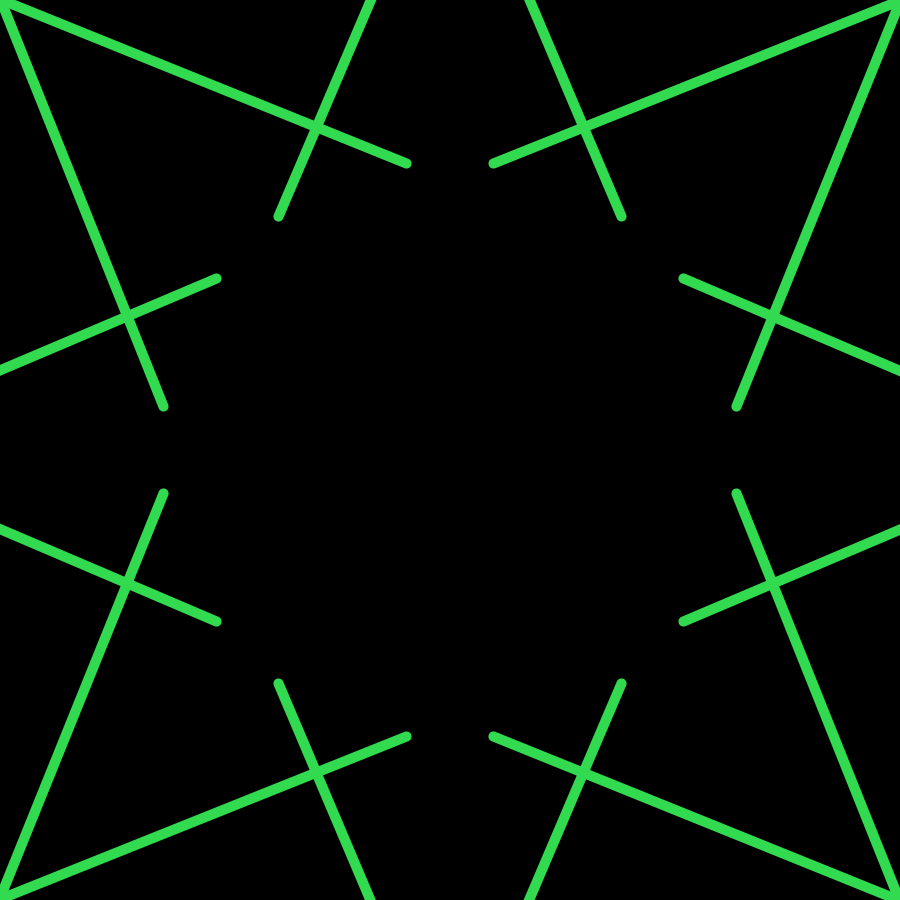
Frame 1 (no input)
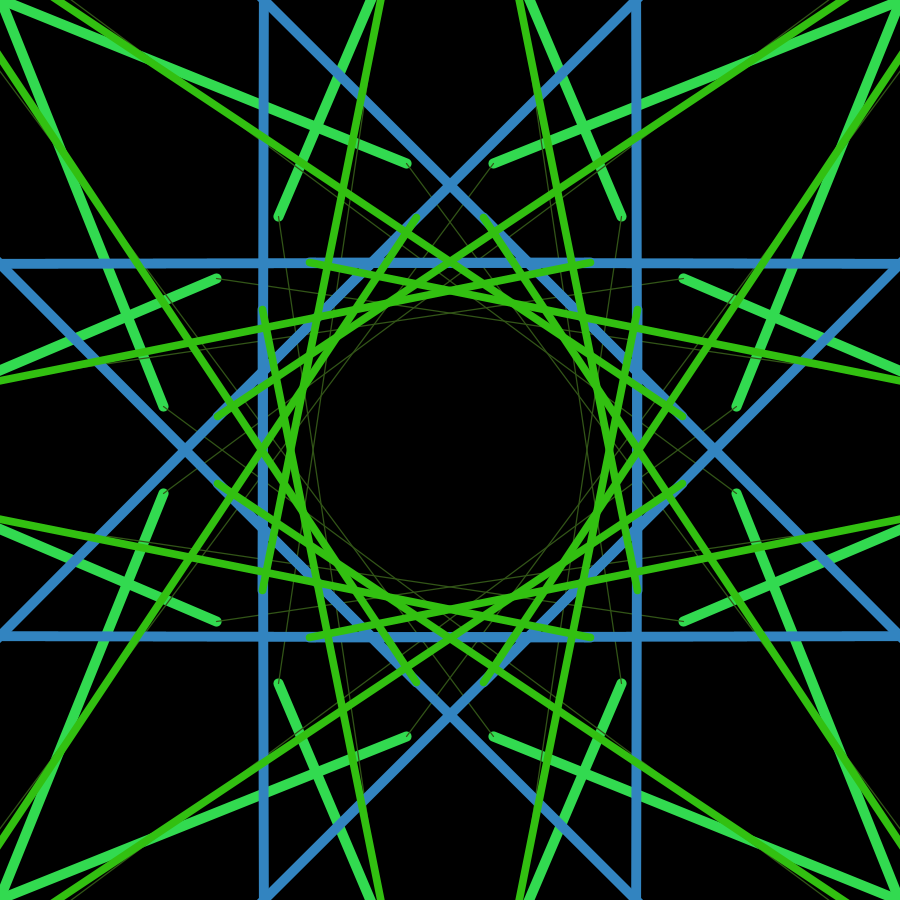
Frame 60 (the mouse pressed at the canvas centre just before this capture)
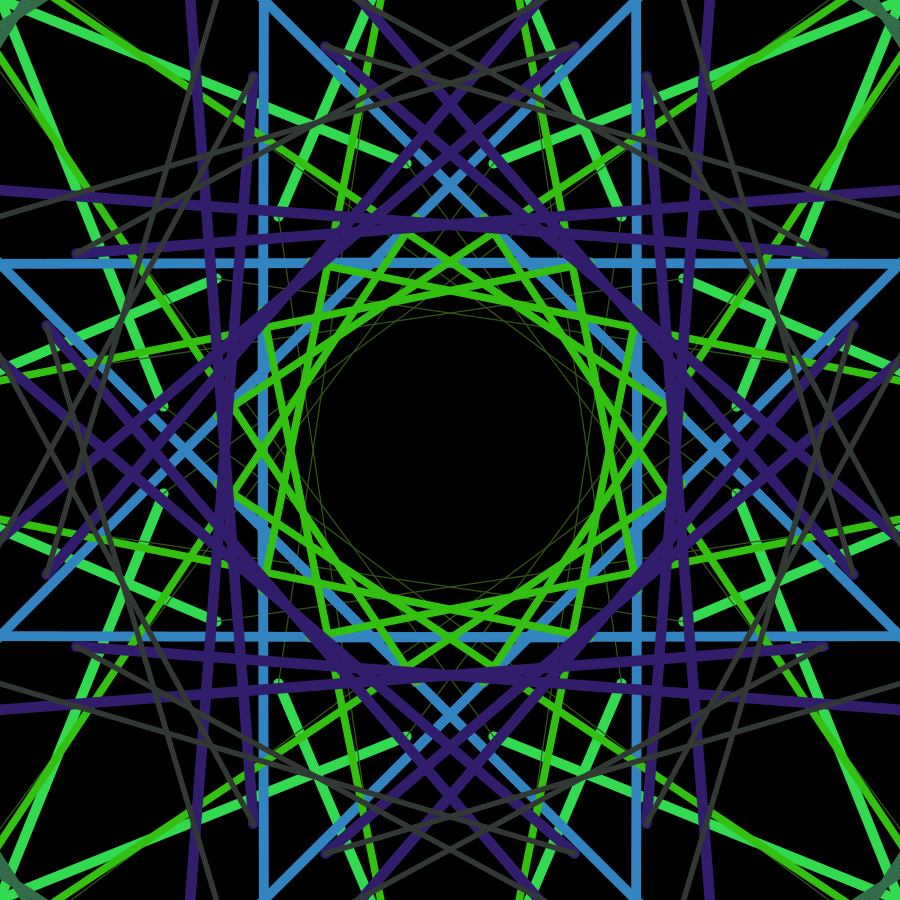
Frame 120 (the mouse held since frame 60 and released just before this capture)

The Processing sketch that drew these frames (run headless with seeded random() and noise(); from frame 60 on, the mouse is pressed at the canvas centre):

// Processing sketch: cursedMandala_pde
// ── cursedMandala_pde.pde
float posX=random(0,width);
float posY=random(0,height);
float pposX=0;
float pposY=0;

void setup(){
size(900,900);
background(0);






//strokeWeight(4);

stroke(50,random(0,255),random(0,255));
}
int base=int(8);
void draw(){
  translate(width/2, height/2);
  //if(mousePressed){
    calcularStrokeW();
    for(int i=0; i<base; i++){
    rotate(TWO_PI/base);
  line(posX*TWO_PI-width/2,posY*TWO_PI-height/2,pposX*TWO_PI-width/2,pposY*TWO_PI-height/2);
  line(width/2-posX*TWO_PI,posY*TWO_PI-height/2,width/2-pposX*TWO_PI,pposY*TWO_PI-height/2);
    }
  //}
  pposX=posX;
  pposY=posY;
   posX=random(0,width);
 posY=random(0,height);
}
void calcularStrokeW(){
  
    
   //if(posX<width/3 || posX>width/3*2){
     strokeWeight(dist(posX*TWO_PI/6,posY*TWO_PI/6,width/2,height/2)/56);
   //}
  
   stroke(50,random(0,255),random(0,255));
}
void mouseReleased(){
//stroke(random(255),random(255),255);
}
